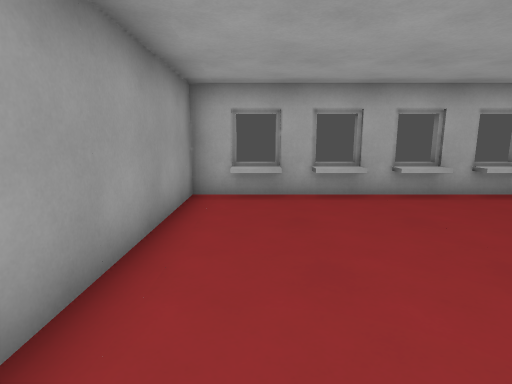
view 1 (above)

14 first-person views from a walk through a Godot game level. The camera is 1.4 m above the floor, tilts 10° down and sees 80° across. The floor is counted in squares, 1 m on a side. Each view is taken from the middle of a square. On the plan, view 1 faces up. The plan holds only what a view shows up to about 14 squares ahead; the rest is blank.

view 2
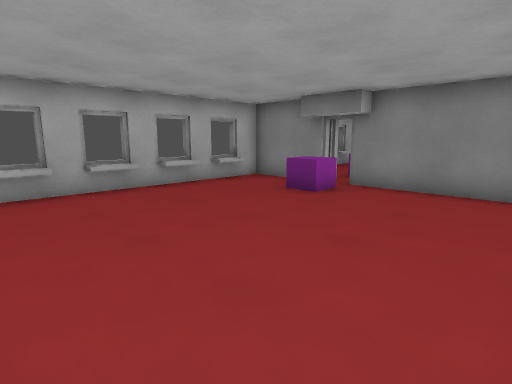

view 3
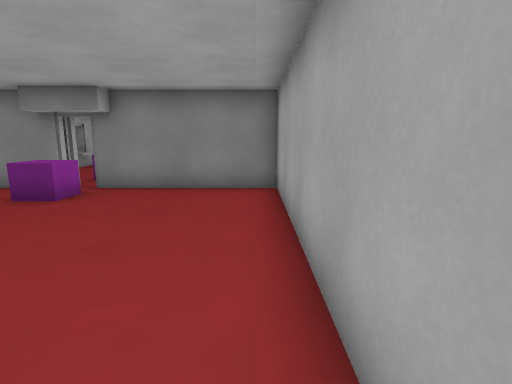

view 4
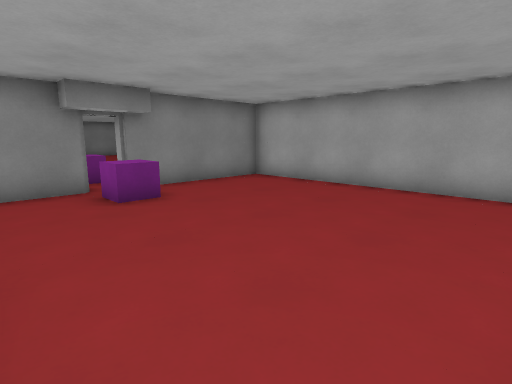

view 5
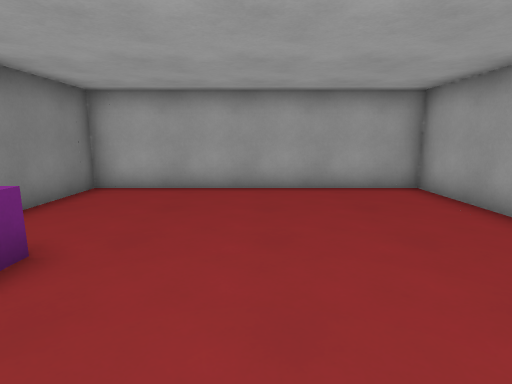

view 6
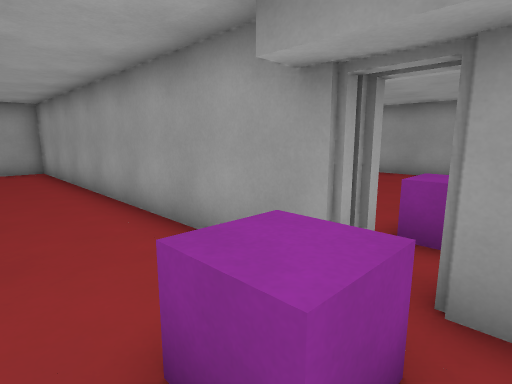

view 7
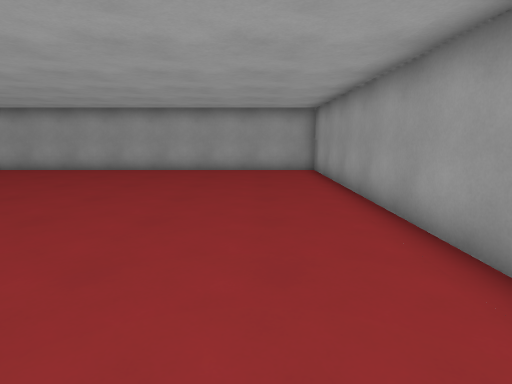

view 8
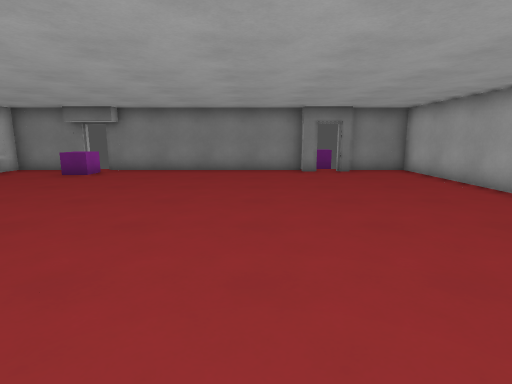

view 9
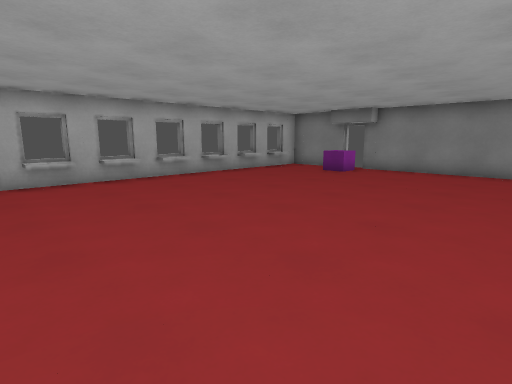

view 10
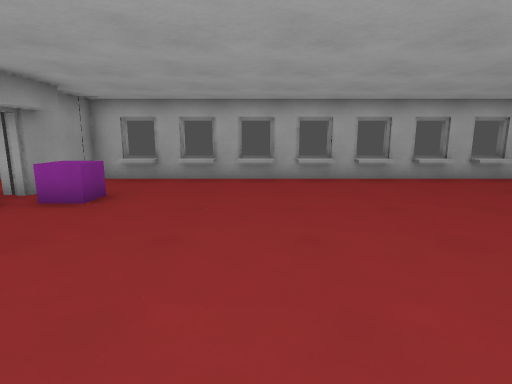

view 11
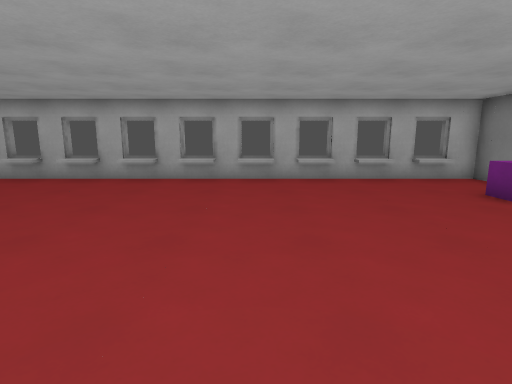

view 12
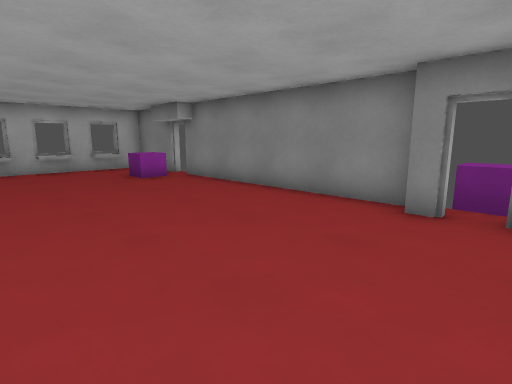

view 13
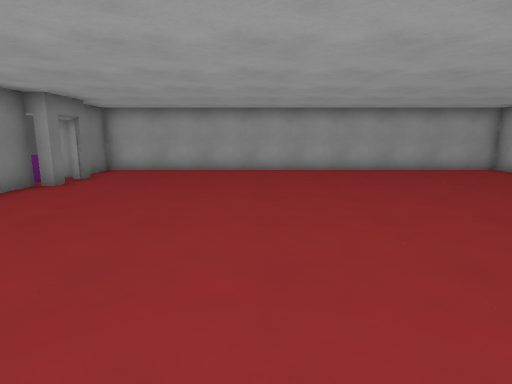

view 14
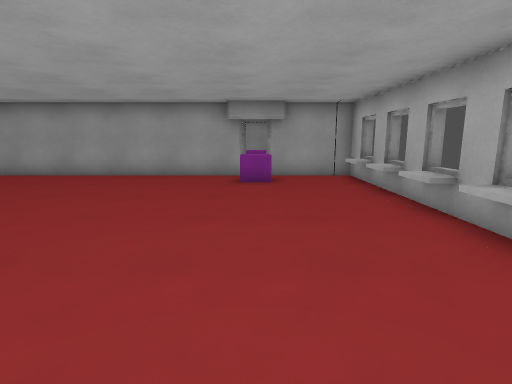

### Floor plan
Key: @ floor where view 1 was taken; # wall or solid block; . floor; ^ raised ledge.
Columns run from 2 left of view 1 to 27 right of it. Each row starts with its distance up from view 1.
  8 #############################
  7 #.^.^.^.^.#.^.^.^.^.^.^.^.^.#
  6 #.........#.................#
  5 #.........#.................#
  4 #.......^...^.............^.
  3 #.........#.................#
  2 #.........#.................#
  1 #.........#.................#
  0 #.@.......#.................#
 -1 #.........#.................#
 -2 ###########.................#
 -3           #.................#
 -4           #.................#
 -5           #................##
 -6           #.................^^
 -7           #................##
 -8           #.................#
 -9           #.................#
-10           ###################

Positions as (right, up) in squares from view 1, and headings:
1: (0, 0), facing up
2: (-1, -1), facing up-right
3: (-1, -1), facing right
4: (-1, 7), facing down-right
5: (3, 7), facing down
6: (11, 5), facing down-left
7: (11, 4), facing down
8: (12, -3), facing right
9: (12, -3), facing up-right
10: (14, -3), facing up
11: (18, -3), facing up
12: (19, -7), facing up-right
13: (19, 4), facing down
14: (20, 4), facing left
